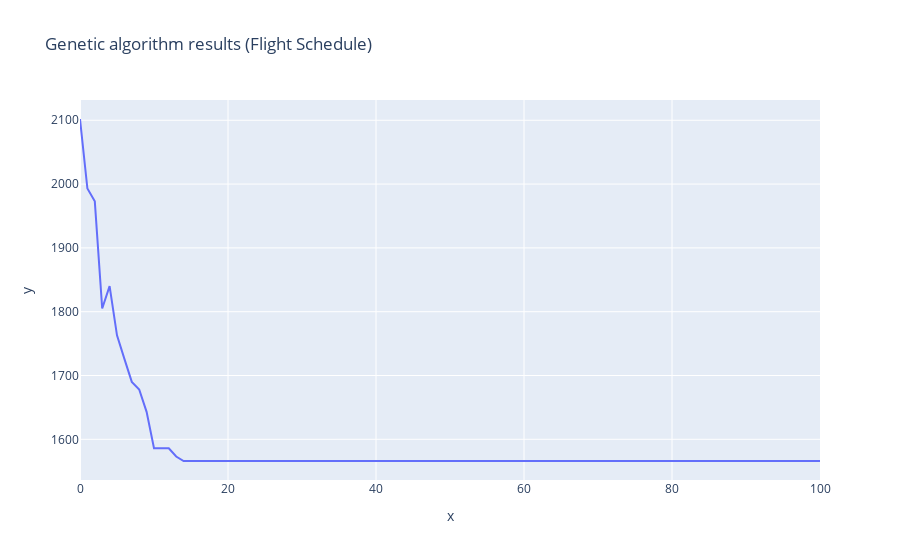

Notebook code for this chart:
### Code cell
import plotly.express as px

figure = px.line(
    x=range(0, 101), y=info.select("min"), title="Genetic algorithm results (Flight Schedule)"
)
figure.show()

### Figure 1 — Plotly figure (JSON) as saved in the notebook; plotly's stock layout.template omitted (floating-point values rounded to 4 significant figures)
{"data": [{"hovertemplate": "x=%{x}<br>y=%{y}<extra></extra>", "legendgroup": "", "line": {"color": "#636efa", "dash": "solid"}, "marker": {"symbol": "circle"}, "mode": "lines", "name": "", "orientation": "v", "showlegend": false, "type": "scatter", "x": [0, 1, 2, 3, 4, 5, 6, 7, 8, 9, 10, 11, 12, 13, 14, 15, 16, 17, 18, 19, 20, 21, 22, 23, 24, 25, 26, 27, 28, 29, 30, 31, 32, 33, 34, 35, 36, 37, 38, 39, 40, 41, 42, 43, 44, 45, 46, 47, 48, 49, 50, 51, 52, 53, 54, 55, 56, 57, 58, 59, 60, 61, 62, 63, 64, 65, 66, 67, 68, 69, 70, 71, 72, 73, 74, 75, 76, 77, 78, 79, 80, 81, 82, 83, 84, 85, 86, 87, 88, 89, 90, 91, 92, 93, 94, 95, 96, 97, 98, 99, 100], "xaxis": "x", "y": [2102, 1993, 1973, 1805, 1840, 1763, 1726, 1690, 1678, 1643, 1586, 1586, 1586, 1573, 1566, 1566, 1566, 1566, 1566, 1566, 1566, 1566, 1566, 1566, 1566, 1566, 1566, 1566, 1566, 1566, 1566, 1566, 1566, 1566, 1566, 1566, 1566, 1566, 1566, 1566, 1566, 1566, 1566, 1566, 1566, 1566, 1566, 1566, 1566, 1566, 1566, 1566, 1566, 1566, 1566, 1566, 1566, 1566, 1566, 1566, 1566, 1566, 1566, 1566, 1566, 1566, 1566, 1566, 1566, 1566, 1566, 1566, 1566, 1566, 1566, 1566, 1566, 1566, 1566, 1566, 1566, 1566, 1566, 1566, 1566, 1566, 1566, 1566, 1566, 1566, 1566, 1566, 1566, 1566, 1566, 1566, 1566, 1566, 1566, 1566, 1566], "yaxis": "y"}], "layout": {"legend": {"tracegroupgap": 0}, "title": {"text": "Genetic algorithm results (Flight Schedule)"}, "xaxis": {"anchor": "y", "domain": [0, 1], "title": {"text": "x"}}, "yaxis": {"anchor": "x", "domain": [0, 1], "title": {"text": "y"}}}}
